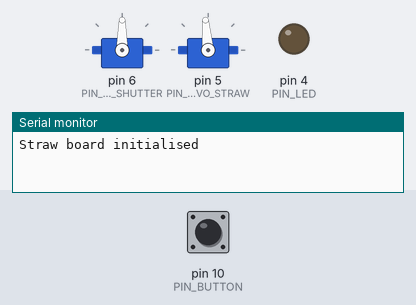
The program below on a simulated Arduino Uno, built with avr-gcc and run on an emulated ATmega328P. Parts: 2 × servo, output pins drawn as LEDs (lit = HIGH), the last lines printed to the serial monitor. The inputs (shaded band) are chosen by the test bench; at power-on: pin 10 (PIN_BUTTON) HIGH. Pins used as bus, display or sensor lines are not drawn.

Above: at 2.4 s.
2.5 s: pin 10 (PIN_BUTTON) pulled LOW for 0.15 s
At 5.6 s:
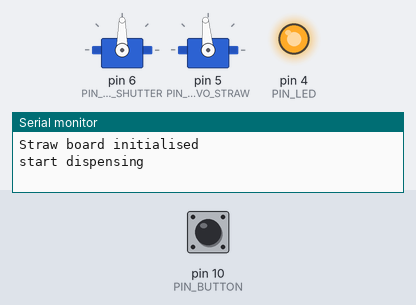
8.6 s: pin 10 (PIN_BUTTON) pulled LOW for 1 s
At 9.4 s:
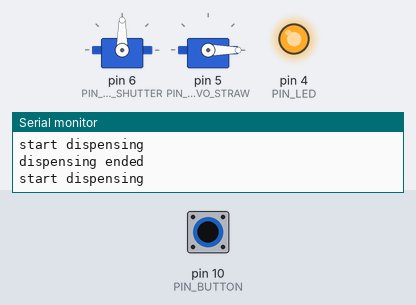
12.6 s: pin 10 (PIN_BUTTON) pulled LOW for 3.2 s
At 16.0 s:
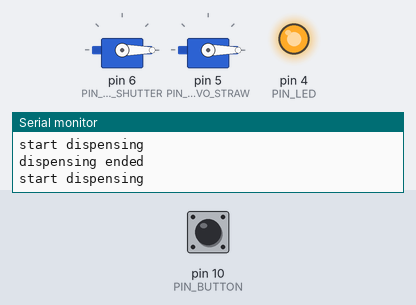
Timing chart, 0 to 22.1 s (numbered marks = the images above; inputs shaded):
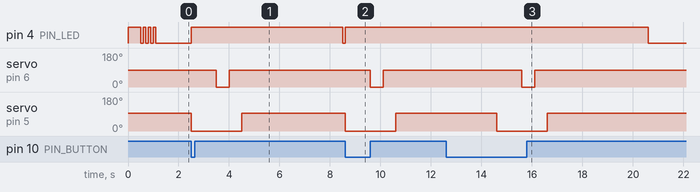

Measured:
- after the input at 2.5 s, pin 4 (PIN_LED): LOW → HIGH at once, → LOW 6.0 s later; servo on pin 6 (PIN_SERVO_SHUTTER): 90° → 0° after 1.0 s, → 90° 0.50 s later; servo on pin 5 (PIN_SERVO_STRAW): 95° → 0° at once, → 95° 2.0 s later
- after the input at 8.6 s, pin 4 (PIN_LED): LOW → HIGH at once; servo on pin 6 (PIN_SERVO_SHUTTER): 90° → 0° after 1.0 s, → 90° 0.50 s later; servo on pin 5 (PIN_SERVO_STRAW): 95° → 0° at once, → 95° 2.0 s later
- after the input at 12.6 s, pin 4 (PIN_LED): HIGH → LOW after 8.0 s instead of 2.0 s; servo on pin 6 (PIN_SERVO_SHUTTER): 90° → 0° after 3.0 s, → 90° 0.50 s later; servo on pin 5 (PIN_SERVO_STRAW): 95° → 0° after 2.0 s, → 95° 2.0 s later

The program:

main.cpp
```cpp
#include <Arduino.h>
#include "Wire.h"
#include "Shared.h"
#include "WireProtocol.h"
#include "Servo.h"

#define PIN_FEEDER_EN 1 //PD1
#define PIN_FEEDER 0    //PD0
#define PIN_LED 4       //PD4
#define PIN_BUTTON 10   //PB2
//not used but still on the PCB
#define PIN_SERVO_STRAW 5   //PD5
#define PIN_SERVO_SHUTTER 6 //PD6

#define SERVO_STRAW_TAKE 0
#define SERVO_STRAW_DISPENSE 95
#define SERVO_SHUTTER_OPEN 0
#define SERVO_SHUTTER_CLOSED 90

#define SERIAL_DEBUG

bool error = false;
bool dispensing = false;

Servo servo_straw;
Servo servo_shutter;

byte i2c_command = 0xFF;

void startDispense()
{
  if (dispensing)
    return;
  error = false;
  dispensing = true;
}

void handleSetters(int parameters_count)
{
#ifdef SERIAL_DEBUG
  Serial.print("SET");
  Serial.println(i2c_command);
#endif
  switch (i2c_command)
  {
  case STRAW_CMD_DISPENSE:
    startDispense();
    break;
  }
}

void handleGetters()
{
#ifdef SERIAL_DEBUG
  Serial.print("GET");
  Serial.println(i2c_command);
#endif
  switch (i2c_command)
  {
  case WIREPROTOCOL_CMD_PING:
    Wire.write(STRAW_BOARD_ADDRESS);
    break;

  case STRAW_CMD_GET_IS_DISPENSING:
    Wire.write(dispensing);
    break;

  case STRAW_CMD_GET_SUCCESSFUL:
    Wire.write(!error);
    break;

  //no command byte set or unknown command
  case 0xFF:
  default:
#ifdef SERIAL_DEBUG
    Serial.println("Wrong request");
#endif
    Wire.write(0);
    i2c_command = 0xFF;
    break;
  }
}

void recieved(int count)
{
  //continue only if command byte was set
  if (count < 1)
    return;
  //save the command byte
  i2c_command = Wire.read();
  //handle messages that are only setters
  handleSetters(count - 1);
}

void initWire()
{
  //start i2c communication
  Wire.begin(STRAW_BOARD_ADDRESS);
  //disable pullups for i2c
  digitalWrite(SCL, LOW);
  digitalWrite(SDA, LOW);
  Wire.onReceive(recieved);
  Wire.onRequest(handleGetters);
  WireProtocol::blinkAddress(STRAW_BOARD_ADDRESS, PIN_LED);
}

void setup()
{
#ifdef SERIAL_DEBUG
  Serial.begin(115200);
#endif
  pinMode(PIN_LED, OUTPUT);
  pinMode(PIN_BUTTON, INPUT_PULLUP);
  //initialize servos
  servo_shutter.attach(PIN_SERVO_SHUTTER);
  servo_shutter.write(SERVO_SHUTTER_CLOSED);
  servo_straw.attach(PIN_SERVO_STRAW);
  servo_straw.write(SERVO_STRAW_DISPENSE);
  //initialize motor
  pinMode(PIN_FEEDER_EN, OUTPUT);
  pinMode(PIN_FEEDER, OUTPUT);
  digitalWrite(PIN_FEEDER, LOW);
  digitalWrite(PIN_FEEDER_EN, HIGH);
  initWire();
#ifdef SERIAL_DEBUG
  Serial.println("Straw board initialised");
#endif
}

void wait(long ms, const char *text)
{
  unsigned long mic = micros();
  for (int i = 0; i < ms; i++)
  {
    Serial.println(text);
    delayMicroseconds(1000 - (micros() - mic));
    mic = micros();
  }
}

void loop()
{
  //wait for i2c command or button press
  while (!dispensing && digitalRead(PIN_BUTTON) == HIGH)
  {
    delay(1);
  }
  dispensing = true;
  digitalWrite(PIN_LED, HIGH);
#ifdef SERIAL_DEBUG
  Serial.println("start dispensing");
#endif
  servo_straw.write(SERVO_STRAW_TAKE);
  delay(1000);
  servo_shutter.write(SERVO_SHUTTER_OPEN);
  delay(500);
  servo_shutter.write(SERVO_SHUTTER_CLOSED);
  delay(500);
  servo_straw.write(SERVO_STRAW_DISPENSE);
  delay(1000);
  digitalWrite(PIN_FEEDER, HIGH);
  delay(3000);
  digitalWrite(PIN_FEEDER, LOW);
#ifdef SERIAL_DEBUG
  Serial.println("dispensing ended");
#endif
  //TODO: error detection
  error = false;
  dispensing = false;
  digitalWrite(PIN_LED, LOW);
}
```
